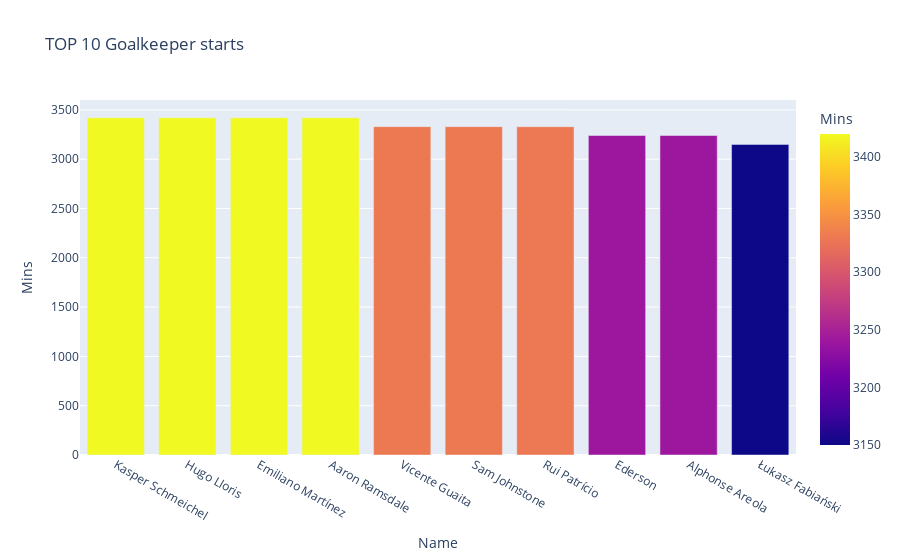

Notebook code for this chart:
### Code cell
#the most Goalkepers Played 
df_goalkeper=data[data['Position']=='GK']
fig=px.bar(df_goalkeper.nlargest(10,'Mins')[['Name','Mins']],
          x='Name',y='Mins',color='Mins',title='TOP 10 Goalkeeper starts')


fig.show()

### Figure 1 — Plotly figure (JSON) as saved in the notebook; plotly's stock layout.template omitted (floating-point values rounded to 4 significant figures)
{"data": [{"alignmentgroup": "True", "hovertemplate": "Name=%{x}<br>Mins=%{marker.color}<extra></extra>", "legendgroup": "", "marker": {"color": [3420, 3420, 3420, 3420, 3330, 3330, 3329, 3240, 3240, 3150], "coloraxis": "coloraxis"}, "name": "", "offsetgroup": "", "orientation": "v", "showlegend": false, "textposition": "auto", "type": "bar", "x": ["Kasper Schmeichel", "Hugo Lloris", "Emiliano Martínez", "Aaron Ramsdale", "Vicente Guaita", "Sam Johnstone", "Rui Patrício", "Ederson", "Alphonse Areola", "Łukasz Fabiański"], "xaxis": "x", "y": [3420, 3420, 3420, 3420, 3330, 3330, 3329, 3240, 3240, 3150], "yaxis": "y"}], "layout": {"barmode": "relative", "coloraxis": {"colorbar": {"title": {"text": "Mins"}}, "colorscale": [[0, "#0d0887"], [0.1111, "#46039f"], [0.2222, "#7201a8"], [0.3333, "#9c179e"], [0.4444, "#bd3786"], [0.5556, "#d8576b"], [0.6667, "#ed7953"], [0.7778, "#fb9f3a"], [0.8889, "#fdca26"], [1, "#f0f921"]]}, "legend": {"tracegroupgap": 0}, "title": {"text": "TOP 10 Goalkeeper starts"}, "xaxis": {"anchor": "y", "domain": [0, 1], "title": {"text": "Name"}}, "yaxis": {"anchor": "x", "domain": [0, 1], "title": {"text": "Mins"}}}}
